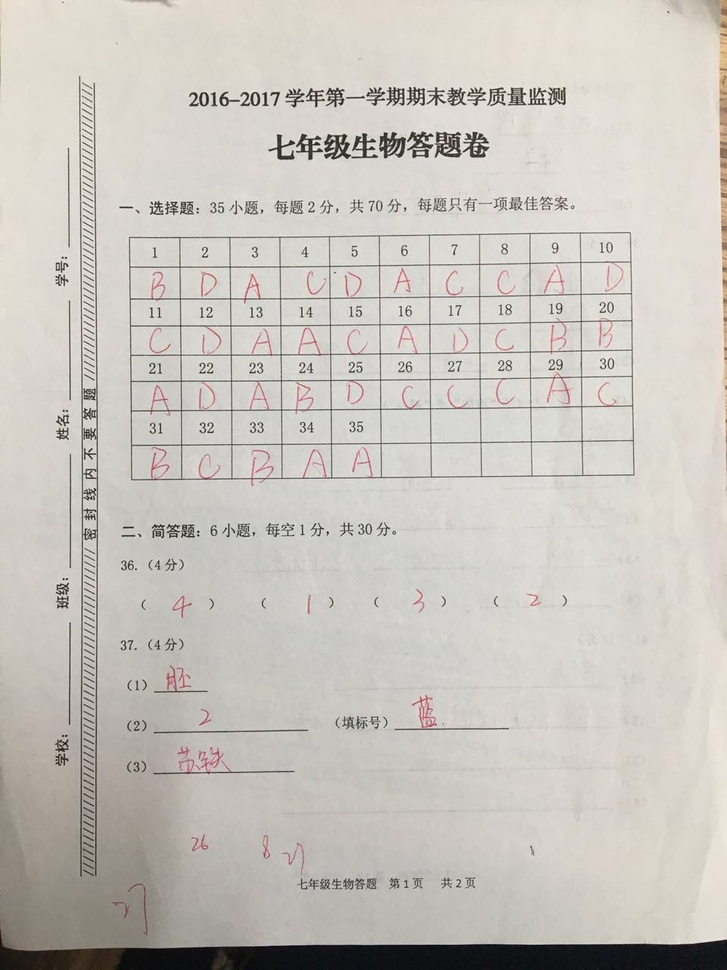
#> input picture pic/modle.jpg, 727 x 970 px, shrunk from 960 x 1280 before the run
$ python test_grader_1.py --image pic/modle.jpg   (older library calls are emulated)
#> lines starting #> are read from the running program, lines starting #| are printed output that depends on the picture; after the words box and inside, x2 and y2 are one past the last pixel; in counts of white or black regions, pixels touching at a corner belong together
# -*- coding: UTF-8 -*-
# 引入必要的库
from imutils.perspective import four_point_transform
from imutils import contours
import numpy as np
import argparse
import imutils
import cv2

# 构建命令行参数解析并分析参数
# 对应使用方式 python test_grader.py --image images/test_01.png
ap = argparse.ArgumentParser()
ap.add_argument("-i", "--image", required=True,
                help="path to the input image")
args = vars(ap.parse_args())

# 构建答案字典，键为题目号，值为正确答案
ANSWER_KEY = {0: 1, 1: 4, 2: 0, 3: 3, 4: 1}

# 加载图片，将它转换为灰阶，轻度模糊，然后边缘检测。
image = cv2.imread(args["image"])
#> image is the input picture: shape (970, 727, 3); mean B, G, R 189.9, 196.3, 200.6
gray = cv2.cvtColor(image, cv2.COLOR_BGR2GRAY)
blurred = cv2.GaussianBlur(gray, (5, 5), 0)
edged = cv2.Canny(blurred, 75, 200)
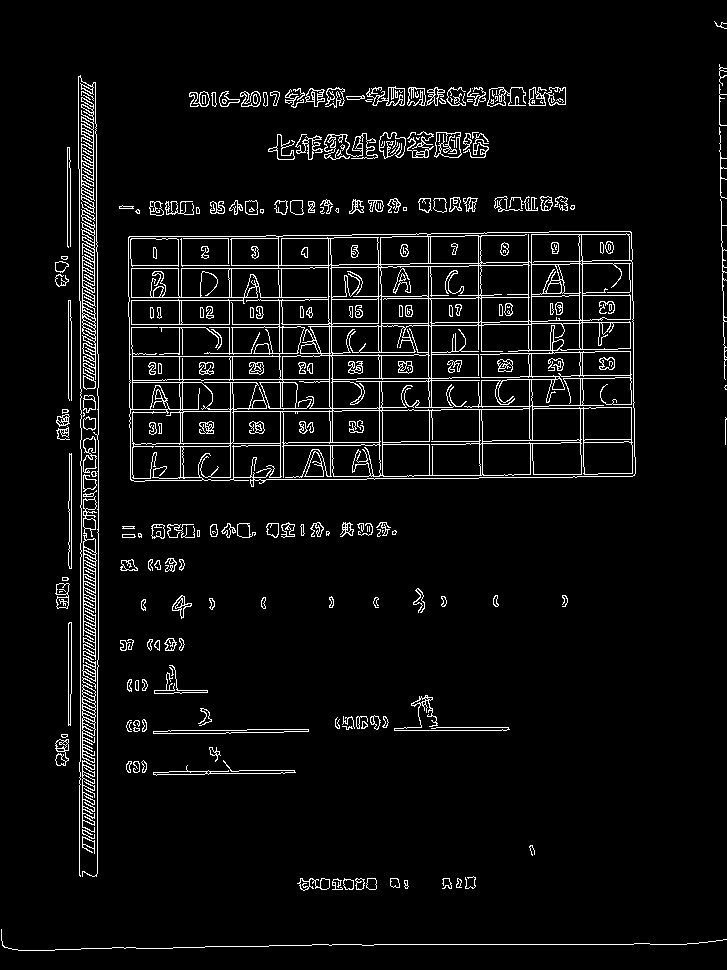
#> edged: shape (970, 727); 5.3% white in thin lines or dots

# 从边缘图中寻找轮廓，然后初始化答题卡对应的轮廓
cnts = cv2.findContours(edged.copy(), cv2.RETR_EXTERNAL,
                        cv2.CHAIN_APPROX_SIMPLE)
#> cnts = 198 contours, 82 with area under 20; largest, box (x1, y1, x2, y2) and area: (128, 231, 636, 487) 123178, (81, 209, 96, 380) 1133, (83, 496, 97, 660) 1096, (81, 97, 95, 214) 725, (82, 684, 96, 763) 624
cnts = cnts[0] if imutils.is_cv2() else cnts[1]
docCnt = None

# 确保至少有一个轮廓被找到
if len(cnts) > 0:
    # 将轮廓按大小降序排序
    cnts = sorted(cnts, key=cv2.contourArea, reverse=True)

    # 对排序后的轮廓循环处理
    for c in cnts:
        # 获取近似的轮廓
        peri = cv2.arcLength(c, True)
        approx = cv2.approxPolyDP(c, 0.02 * peri, True)

        # 如果我们的近似轮廓有四个顶点，那么就认为找到了答题卡
        if len(approx) == 4:
            docCnt = approx
            break
#> this loop made 1 pass
#> (peri, docCnt) on pass 1: (1583.7, [[631, 232], [129, 236], [130, 479], [632, 476]])
# 对原始图像和灰度图都进行四点透视变换
paper = four_point_transform(image, docCnt.reshape(4, 2))
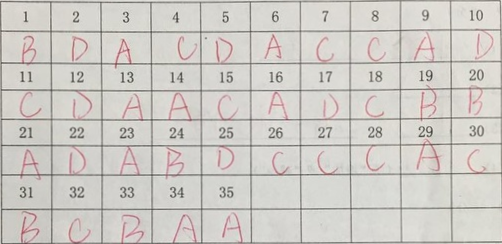
#> paper: shape (244, 502, 3); mean B, G, R 197.8, 202.7, 206.4
warped = four_point_transform(gray, docCnt.reshape(4, 2))
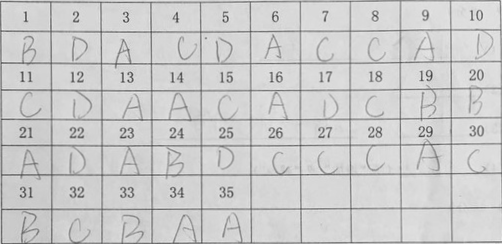
#> warped: shape (244, 502); min 63, max 243, mean 203.3

# 对灰度图应用大津二值化算法
thresh = cv2.threshold(warped, 0, 255, cv2.THRESH_BINARY_INV | cv2.THRESH_OTSU)[1]
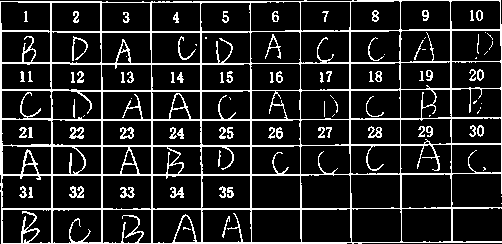
#> thresh: shape (244, 502); 14.6% white in thin lines or dots

# 在二值图像中查找轮廓，然后初始化题目对应的轮廓列表
cnts = cv2.findContours(thresh.copy(), cv2.RETR_EXTERNAL,
                        cv2.CHAIN_APPROX_SIMPLE)
#> cnts = 3 contours, 2 with area under 20; largest, box (x1, y1, x2, y2) and area: (0, 0, 502, 244) 117780
cnts = cnts[0] if imutils.is_cv2() else cnts[1]
questionCnts = []

# 对每一个轮廓进行循环处理
for c in cnts:
    # 计算轮廓的边界框，然后利用边界框数据计算宽高比
    (x, y, w, h) = cv2.boundingRect(c)
    ar = w / float(h)

    # 为了辨别一个轮廓是一个气泡，要求它的边界框不能太小，在这里边至少是20个像素，而且它的宽高比要近似于1
    if w >= 20 and h >= 20 and ar >= 0.9 and ar <= 1.1:
        questionCnts.append(c)
#> this loop made 3 passes
#> (x, y, w, h, ar) on passes 1 to 3: (501, 203, 1, 1, 1), (501, 196, 1, 1, 1), (0, 0, 502, 244, 2.06)
#> after the loop, questionCnts = []

# 以从顶部到底部的方法将我们的气泡轮廓进行排序，然后初始化正确答案数的变量。
#> (the run stopped early here; a loop or call above may not have finished)
